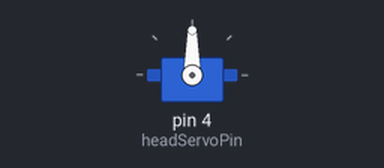
This sketch was run on a simulated Arduino Uno, built with avr-gcc and run on an emulated ATmega328P. On the bench: servo. What the sketch prints to the serial monitor is not drawn.

Above: at 0.1 s.
At 5.1 s:
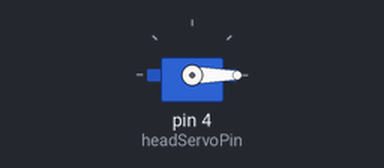
At 10.1 s:
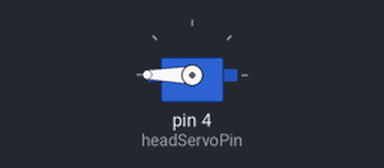
Timing chart, 0 to 16.5 s (numbered marks = the images above):
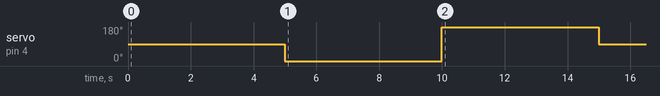

The sketch:

ServoCalibrate.ino
```cpp
#include<Servo.h>
Servo servo;

// Head servo
const int headServoPin = 4;

void setup() {
  servo.attach(headServoPin);
  servo.write(90);
  delay(5000);
  servo.write(0);
  delay(5000);
  servo.write(180);
  delay(5000);
  servo.write(90);
  delay(5000);

  Serial.begin(9600);
}

void loop() {
   for(int angle=0; angle <= 360; angle += 10) {
      Serial.print("Angle : ");
      Serial.println(angle);
      delay(1000);
     // servo.write(angle);
      delay(2000);
   }
}
```
